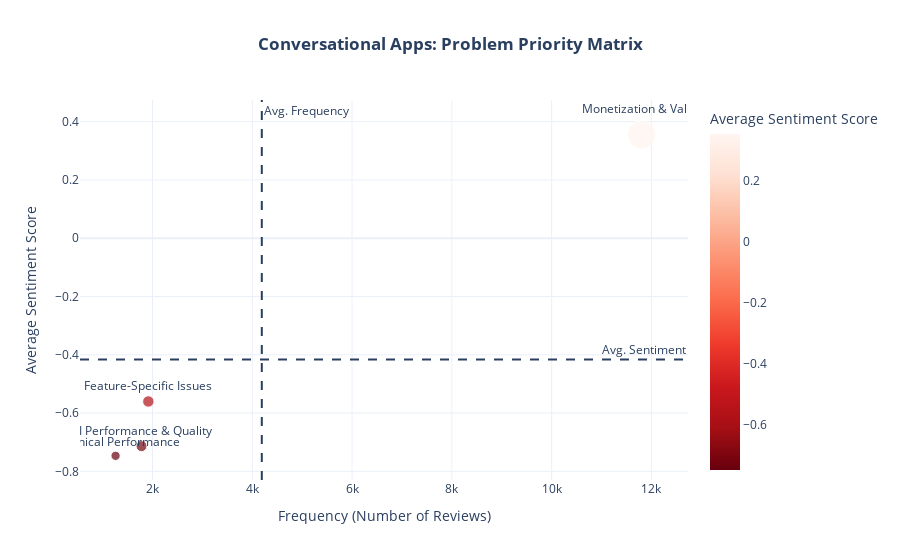

The notebook cell this image was saved under:
### Code cell
# --- The "Problem Priority Matrix": Sentiment vs. Frequency ---
print("Creating a Sentiment vs. Frequency scatter plot for Conversational Apps...")

# 1. Get Frequency
theme_freq_conv = df["theme"].value_counts().reset_index()
theme_freq_conv.columns = ["Theme", "Frequency (Number of Reviews)"]

# 2. Get Sentiment
theme_sent_conv = df.groupby("theme")["sentiment_score"].mean().reset_index()
theme_sent_conv.columns = ["Theme", "Average Sentiment Score"]

# 3. Merge them
priority_df_conv = pd.merge(theme_freq_conv, theme_sent_conv, on="Theme")
priority_df_conv = priority_df_conv[
    ~priority_df_conv["Theme"].isin(["Outliers / Generic", "Other/Misc."])
]

# 4. Create the Scatter Plot
fig_scatter_conv = px.scatter(
    priority_df_conv,
    x="Frequency (Number of Reviews)",
    y="Average Sentiment Score",
    text="Theme",
    size="Frequency (Number of Reviews)",
    color="Average Sentiment Score",
    color_continuous_scale="Reds_r",
    title="<b>Conversational Apps: Problem Priority Matrix</b>",
    template="plotly_white",
)
fig_scatter_conv.update_traces(textposition="top center")
fig_scatter_conv.add_vline(
    x=priority_df_conv["Frequency (Number of Reviews)"].mean(),
    line_dash="dash",
    annotation_text="Avg. Frequency",
)
fig_scatter_conv.add_hline(
    y=priority_df_conv["Average Sentiment Score"].mean(),
    line_dash="dash",
    annotation_text="Avg. Sentiment",
)
fig_scatter_conv.update_layout(title_x=0.5)
fig_scatter_conv.show()

### Figure 1 — Plotly figure (JSON) as saved in the notebook; plotly's stock layout.template omitted (floating-point values rounded to 4 significant figures)
{"data": [{"hovertemplate": "Frequency (Number of Reviews)=%{marker.size}<br>Average Sentiment Score=%{marker.color}<br>Theme=%{text}<extra></extra>", "legendgroup": "", "marker": {"color": [0.3548, -0.5603, -0.7135, -0.7468], "coloraxis": "coloraxis", "size": [11807, 1917, 1780, 1260], "sizemode": "area", "sizeref": 29.52, "symbol": "circle"}, "mode": "markers+text", "name": "", "orientation": "v", "showlegend": false, "text": ["Monetization & Value", "Feature-Specific Issues", "AI Performance & Quality", "Technical Performance"], "textposition": "top center", "type": "scatter", "x": [11807, 1917, 1780, 1260], "xaxis": "x", "y": [0.3548, -0.5603, -0.7135, -0.7468], "yaxis": "y"}], "layout": {"annotations": [{"showarrow": false, "text": "Avg. Frequency", "x": 4191, "xanchor": "left", "xref": "x", "y": 1, "yanchor": "top", "yref": "y domain"}, {"showarrow": false, "text": "Avg. Sentiment", "x": 1, "xanchor": "right", "xref": "x domain", "y": -0.4164, "yanchor": "bottom", "yref": "y"}], "coloraxis": {"colorbar": {"title": {"text": "Average Sentiment Score"}}, "colorscale": [[0, "rgb(103,0,13)"], [0.125, "rgb(165,15,21)"], [0.25, "rgb(203,24,29)"], [0.375, "rgb(239,59,44)"], [0.5, "rgb(251,106,74)"], [0.625, "rgb(252,146,114)"], [0.75, "rgb(252,187,161)"], [0.875, "rgb(254,224,210)"], [1, "rgb(255,245,240)"]]}, "legend": {"itemsizing": "constant", "tracegroupgap": 0}, "shapes": [{"line": {"dash": "dash"}, "type": "line", "x0": 4191, "x1": 4191, "xref": "x", "y0": 0, "y1": 1, "yref": "y domain"}, {"line": {"dash": "dash"}, "type": "line", "x0": 0, "x1": 1, "xref": "x domain", "y0": -0.4164, "y1": -0.4164, "yref": "y"}], "title": {"text": "<b>Conversational Apps: Problem Priority Matrix</b>", "x": 0.5}, "xaxis": {"anchor": "y", "domain": [0, 1], "title": {"text": "Frequency (Number of Reviews)"}}, "yaxis": {"anchor": "x", "domain": [0, 1], "title": {"text": "Average Sentiment Score"}}}}
